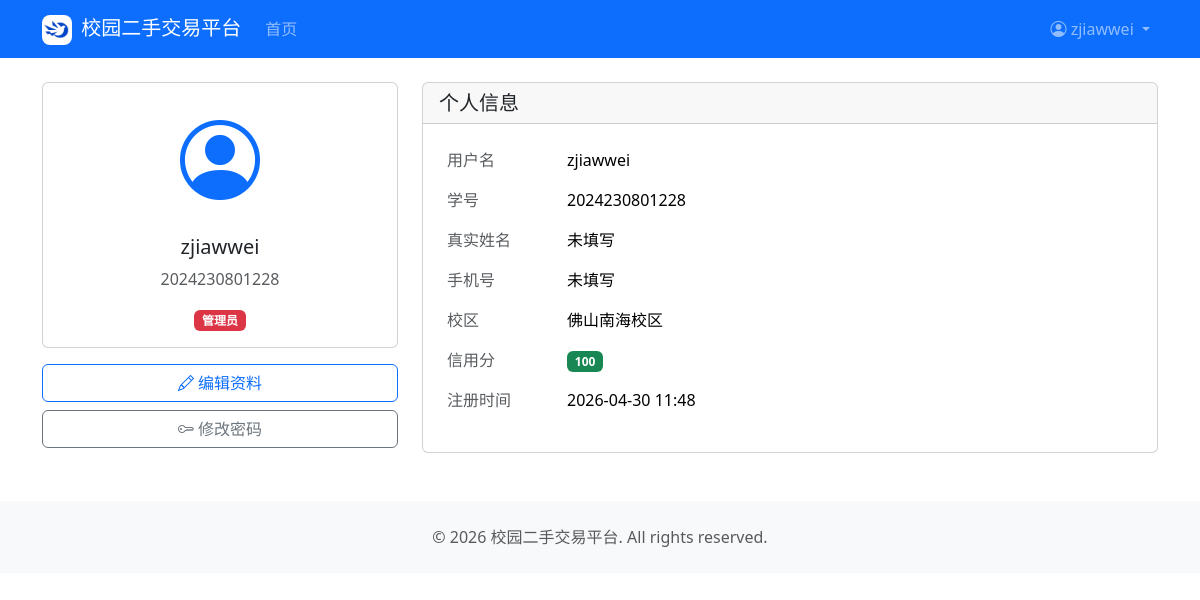
/user/profile (signed in), run on the app's committed database.
### app/models/user.py (models this page shows, shortened)
class User(UserMixin, db.Model):
    __tablename__ = "users"
    id = db.Column(db.Integer, primary_key=True, autoincrement=True)
    username = db.Column(db.String(64), unique=True, nullable=False, index=True)
    student_id = db.Column(db.String(20), unique=True, nullable=False)
    phone = db.Column(db.String(20), nullable=True)
    password_hash = db.Column(db.String(256), nullable=False)
    real_name = db.Column(db.String(32), nullable=True)
    avatar = db.Column(db.String(256), default="default.jpg")
    campus = db.Column(db.String(64), nullable=False)
    role = db.Column(db.String(16), default="user")
    credit_score = db.Column(db.Integer, default=100)
    is_active = db.Column(db.Boolean, default=True)
    created_at = db.Column(db.DateTime, default=lambda: datetime.now(timezone.utc))
    updated_at = db.Column(
        db.DateTime,
        default=lambda: datetime.now(timezone.utc),
        onupdate=lambda: datetime.now(timezone.utc),
    )
    products = db.relationship("Product", back_populates="seller", lazy="dynamic")
    bought_orders = db.relationship(
        "Order", foreign_keys="Order.buyer_id", back_populates="buyer", lazy="dynamic"
    )
    sold_orders = db.relationship(
        "Order", foreign_keys="Order.seller_id", back_populates="seller", lazy="dynamic"
    )
    sent_messages = db.relationship(
        "Message", foreign_keys="Message.sender_id", back_populates="sender", lazy="dynamic"
    )
    received_messages = db.relationship(
        "Message", foreign_keys="Message.receiver_id", back_populates="receiver", lazy="dynamic"
    )
    favorites = db.relationship("Favorite", back_populates="user", lazy="dynamic")

### app/blueprints/user/routes.py (the view)
@bp.route("/profile")
@login_required
def profile():
    return render_template("user/profile.html", user=current_user)

### app/templates/user/profile.html (shortened to what this page needs)
{% extends "base.html" %}
{% block content %}
<div class="row">
    <div class="col-md-4">
        <div class="card">
            <div class="card-body text-center">
                <div class="mb-3">
                    <i class="bi bi-person-circle" style="font-size: 5rem; color: #0d6efd;"></i>
                </div>
                <h5 class="card-title">{{ user.username }}</h5>
                <p class="text-muted">{{ user.student_id }}</p>
                <span class="badge bg-{{ 'primary' if user.role == 'user' else 'danger' }}">
                    {{ '普通用户' if user.role == 'user' else '管理员' }}
                </span>
            </div>
        </div>
        <div class="mt-3">
            <a href="{{ url_for('user.edit_profile') }}" class="btn btn-outline-primary w-100">
                <i class="bi bi-pencil"></i> 编辑资料
            </a>
            <a href="{{ url_for('user.change_password_view') }}" class="btn btn-outline-secondary w-100 mt-2">
                <i class="bi bi-key"></i> 修改密码
            </a>
        </div>
    </div>
    <div class="col-md-8">
        <div class="card">
            <div class="card-header">
                <h5 class="mb-0">个人信息</h5>
            </div>
            <div class="card-body">
                <table class="table table-borderless">
                    <tr>
                        <td class="text-muted" style="width: 120px;">用户名</td>
                        <td>{{ user.username }}</td>
                    </tr>
                    <tr>
                        <td class="text-muted">学号</td>
                        <td>{{ user.student_id }}</td>
                    </tr>
                    <tr>
                        <td class="text-muted">真实姓名</td>
                        <td>{{ user.real_name or '未填写' }}</td>
                    </tr>
                    <tr>
                        <td class="text-muted">手机号</td>
                        <td>{{ user.phone or '未填写' }}</td>
                    </tr>
                    <tr>
                        <td class="text-muted">校区</td>
                        <td>{{ user.campus }}</td>
                    </tr>
                    <tr>
                        <td class="text-muted">信用分</td>
                        <td>
                            <span class="badge bg-success">{{ user.credit_score }}</span>
                        </td>
                    </tr>
                    <tr>
                        <td class="text-muted">注册时间</td>
                        <td>{{ user.created_at.strftime('%Y-%m-%d %H:%M') if user.created_at else '' }}</td>
                    </tr>
                </table>
            </div>
        </div>
    </div>
</div>
{% endblock %}

### app/templates/base.html (shortened to what this page needs)
<!DOCTYPE html>
<html lang="zh-CN">
<head>
    <link href="https://cdn.jsdelivr.net/npm/bootstrap@5.3.3/dist/css/bootstrap.min.css" rel="stylesheet">
    <link href="https://cdn.jsdelivr.net/npm/bootstrap-icons@1.11.3/font/bootstrap-icons.css" rel="stylesheet">
    <link href="{{ url_for('static', filename='css/style.css') }}" rel="stylesheet">
</head>
<body>
    <nav class="navbar navbar-expand-lg navbar-dark bg-primary">
        <div class="container">
            <a class="navbar-brand" href="{{ url_for('main.index') }}">
                <img src="{{ url_for('static', filename='uploads/logo2.png') }}" alt="Logo" width="30" height="30" class="me-1 rounded-3"> {{ app_name }}
            </a>
            <div class="collapse navbar-collapse" id="navbarNav">
                <ul class="navbar-nav me-auto">
                    <li class="nav-item">
                        <a class="nav-link" href="{{ url_for('main.index') }}">首页</a>
                    </li>
                </ul>
                <ul class="navbar-nav">
                    {% if current_user.is_authenticated %}
                    <li class="nav-item dropdown">
                        <a class="nav-link dropdown-toggle" href="#" data-bs-toggle="dropdown">
                            <i class="bi bi-person-circle"></i> {{ current_user.username }}
                        </a>
                    </li>
                    {% endif %}
                </ul>
            </div>
        </div>
    </nav>
    <main class="container mt-4">
        {% block content %}{% endblock %}
    </main>
    <footer class="bg-light text-center text-muted py-4 mt-5">
        <div class="container">
            <p class="mb-0">&copy; 2026 {{ app_name }}. All rights reserved.</p>
        </div>
    </footer>
</body>
</html>

### data on the page
User: username "zjiawwei", student_id "2024230801228", role "管理员", real_name "未填写", phone "未填写", campus "佛山南海校区", credit_score "100", created_at "2026-04-30 11:48"

### other printed values
{{ app_name }} "校园二手交易平台"
